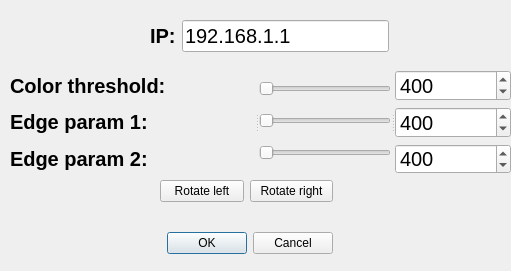
<?xml version="1.0" encoding="UTF-8"?>
<ui version="4.0">
 <class>Config</class>
 <widget class="QDialog" name="Config">
  <property name="geometry">
   <rect>
    <x>0</x>
    <y>0</y>
    <width>511</width>
    <height>271</height>
   </rect>
  </property>
  <property name="windowTitle">
   <string>Config</string>
  </property>
  <widget class="QWidget" name="layoutWidget">
   <property name="geometry">
    <rect>
     <x>150</x>
     <y>20</y>
     <width>239</width>
     <height>32</height>
    </rect>
   </property>
   <layout class="QGridLayout" name="gridLayout">
    <item row="0" column="0">
     <widget class="QLabel" name="label">
      <property name="font">
       <font>
        <pointsize>15</pointsize>
        <weight>75</weight>
        <bold>true</bold>
       </font>
      </property>
      <property name="text">
       <string>IP:</string>
      </property>
     </widget>
    </item>
    <item row="0" column="1">
     <widget class="QLineEdit" name="lineEdit">
      <property name="font">
       <font>
        <pointsize>15</pointsize>
       </font>
      </property>
      <property name="text">
       <string>192.168.1.1</string>
      </property>
     </widget>
    </item>
   </layout>
  </widget>
  <widget class="QSplitter" name="splitter">
   <property name="geometry">
    <rect>
     <x>10</x>
     <y>70</y>
     <width>501</width>
     <height>104</height>
    </rect>
   </property>
   <property name="orientation">
    <enum>Qt::Horizontal</enum>
   </property>
   <widget class="QWidget" name="layoutWidget">
    <layout class="QVBoxLayout" name="verticalLayout">
     <item>
      <widget class="QLabel" name="label_2">
       <property name="font">
        <font>
         <pointsize>15</pointsize>
         <weight>75</weight>
         <bold>true</bold>
        </font>
       </property>
       <property name="text">
        <string>Color threshold:</string>
       </property>
      </widget>
     </item>
     <item>
      <widget class="QLabel" name="label_3">
       <property name="font">
        <font>
         <pointsize>15</pointsize>
         <weight>75</weight>
         <bold>true</bold>
        </font>
       </property>
       <property name="text">
        <string>Edge param 1: </string>
       </property>
      </widget>
     </item>
     <item>
      <widget class="QLabel" name="label_4">
       <property name="font">
        <font>
         <pointsize>15</pointsize>
         <weight>75</weight>
         <bold>true</bold>
        </font>
       </property>
       <property name="text">
        <string>Edge param 2: </string>
       </property>
      </widget>
     </item>
    </layout>
   </widget>
   <widget class="QWidget" name="layoutWidget">
    <layout class="QVBoxLayout" name="verticalLayout_2">
     <item>
      <widget class="QSlider" name="colorThresholdVal">
       <property name="maximum">
        <number>300</number>
       </property>
       <property name="orientation">
        <enum>Qt::Horizontal</enum>
       </property>
      </widget>
     </item>
     <item>
      <widget class="QSlider" name="p1">
       <property name="maximum">
        <number>300</number>
       </property>
       <property name="orientation">
        <enum>Qt::Horizontal</enum>
       </property>
      </widget>
     </item>
     <item>
      <widget class="QSlider" name="p2">
       <property name="maximum">
        <number>300</number>
       </property>
       <property name="orientation">
        <enum>Qt::Horizontal</enum>
       </property>
      </widget>
     </item>
    </layout>
   </widget>
   <widget class="QWidget" name="layoutWidget">
    <layout class="QVBoxLayout" name="verticalLayout_3">
     <item>
      <widget class="QSpinBox" name="spinBox">
       <property name="font">
        <font>
         <pointsize>15</pointsize>
        </font>
       </property>
       <property name="maximum">
        <number>2000</number>
       </property>
       <property name="singleStep">
        <number>10</number>
       </property>
       <property name="value">
        <number>400</number>
       </property>
      </widget>
     </item>
     <item>
      <widget class="QSpinBox" name="spinBox_2">
       <property name="font">
        <font>
         <pointsize>15</pointsize>
        </font>
       </property>
       <property name="maximum">
        <number>2000</number>
       </property>
       <property name="singleStep">
        <number>10</number>
       </property>
       <property name="value">
        <number>400</number>
       </property>
      </widget>
     </item>
     <item>
      <widget class="QSpinBox" name="spinBox_3">
       <property name="font">
        <font>
         <pointsize>15</pointsize>
        </font>
       </property>
       <property name="maximum">
        <number>2000</number>
       </property>
       <property name="singleStep">
        <number>10</number>
       </property>
       <property name="value">
        <number>400</number>
       </property>
      </widget>
     </item>
    </layout>
   </widget>
  </widget>
  <widget class="QWidget" name="layoutWidget">
   <property name="geometry">
    <rect>
     <x>160</x>
     <y>180</y>
     <width>173</width>
     <height>74</height>
    </rect>
   </property>
   <layout class="QVBoxLayout" name="verticalLayout_4">
    <item>
     <layout class="QHBoxLayout" name="horizontalLayout">
      <item>
       <widget class="QPushButton" name="leftButton">
        <property name="text">
         <string>Rotate left</string>
        </property>
       </widget>
      </item>
      <item>
       <widget class="QPushButton" name="rightButton">
        <property name="text">
         <string>Rotate right</string>
        </property>
       </widget>
      </item>
     </layout>
    </item>
    <item>
     <spacer name="verticalSpacer">
      <property name="orientation">
       <enum>Qt::Vertical</enum>
      </property>
      <property name="sizeHint" stdset="0">
       <size>
        <width>20</width>
        <height>40</height>
       </size>
      </property>
     </spacer>
    </item>
    <item>
     <spacer name="verticalSpacer_2">
      <property name="orientation">
       <enum>Qt::Vertical</enum>
      </property>
      <property name="sizeHint" stdset="0">
       <size>
        <width>20</width>
        <height>40</height>
       </size>
      </property>
     </spacer>
    </item>
    <item>
     <widget class="QDialogButtonBox" name="buttonBox">
      <property name="orientation">
       <enum>Qt::Horizontal</enum>
      </property>
      <property name="standardButtons">
       <set>QDialogButtonBox::Cancel|QDialogButtonBox::Ok</set>
      </property>
     </widget>
    </item>
   </layout>
  </widget>
 </widget>
 <resources/>
 <connections>
  <connection>
   <sender>buttonBox</sender>
   <signal>accepted()</signal>
   <receiver>Config</receiver>
   <slot>accept()</slot>
   <hints>
    <hint type="sourcelabel">
     <x>248</x>
     <y>254</y>
    </hint>
    <hint type="destinationlabel">
     <x>157</x>
     <y>217</y>
    </hint>
   </hints>
  </connection>
  <connection>
   <sender>buttonBox</sender>
   <signal>rejected()</signal>
   <receiver>Config</receiver>
   <slot>reject()</slot>
   <hints>
    <hint type="sourcelabel">
     <x>316</x>
     <y>260</y>
    </hint>
    <hint type="destinationlabel">
     <x>286</x>
     <y>217</y>
    </hint>
   </hints>
  </connection>
  <connection>
   <sender>colorThresholdVal</sender>
   <signal>valueChanged(int)</signal>
   <receiver>spinBox</receiver>
   <slot>setValue(int)</slot>
   <hints>
    <hint type="sourcelabel">
     <x>419</x>
     <y>94</y>
    </hint>
    <hint type="destinationlabel">
     <x>495</x>
     <y>75</y>
    </hint>
   </hints>
  </connection>
  <connection>
   <sender>spinBox</sender>
   <signal>valueChanged(int)</signal>
   <receiver>colorThresholdVal</receiver>
   <slot>setValue(int)</slot>
   <hints>
    <hint type="sourcelabel">
     <x>488</x>
     <y>84</y>
    </hint>
    <hint type="destinationlabel">
     <x>382</x>
     <y>83</y>
    </hint>
   </hints>
  </connection>
  <connection>
   <sender>p1</sender>
   <signal>valueChanged(int)</signal>
   <receiver>spinBox_2</receiver>
   <slot>setValue(int)</slot>
   <hints>
    <hint type="sourcelabel">
     <x>397</x>
     <y>121</y>
    </hint>
    <hint type="destinationlabel">
     <x>470</x>
     <y>122</y>
    </hint>
   </hints>
  </connection>
  <connection>
   <sender>spinBox_2</sender>
   <signal>valueChanged(int)</signal>
   <receiver>p1</receiver>
   <slot>setValue(int)</slot>
   <hints>
    <hint type="sourcelabel">
     <x>446</x>
     <y>128</y>
    </hint>
    <hint type="destinationlabel">
     <x>400</x>
     <y>122</y>
    </hint>
   </hints>
  </connection>
  <connection>
   <sender>p2</sender>
   <signal>valueChanged(int)</signal>
   <receiver>spinBox_3</receiver>
   <slot>setValue(int)</slot>
   <hints>
    <hint type="sourcelabel">
     <x>401</x>
     <y>153</y>
    </hint>
    <hint type="destinationlabel">
     <x>450</x>
     <y>152</y>
    </hint>
   </hints>
  </connection>
  <connection>
   <sender>spinBox_3</sender>
   <signal>valueChanged(int)</signal>
   <receiver>p2</receiver>
   <slot>setValue(int)</slot>
   <hints>
    <hint type="sourcelabel">
     <x>448</x>
     <y>165</y>
    </hint>
    <hint type="destinationlabel">
     <x>234</x>
     <y>160</y>
    </hint>
   </hints>
  </connection>
 </connections>
</ui>
